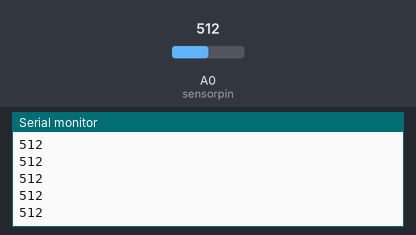
The sketch below on a simulated Arduino Uno, built with avr-gcc and run on an emulated ATmega328P. Parts: the last lines printed to the serial monitor. The test bench sets the inputs (shaded band); at power-on: A0 (sensorpin) = 512.

Above: at 1.2 s.
1.3 s: A0 (sensorpin) set to 716
At 2.0 s:
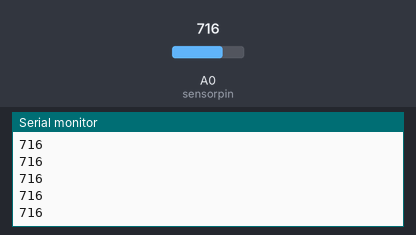
2.8 s: A0 (sensorpin) set to 900
At 3.8 s:
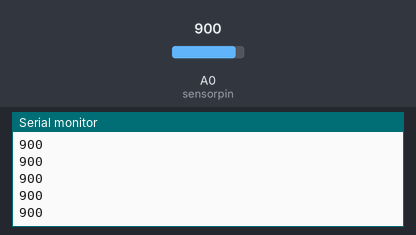
Timing chart, 0 to 5.8 s (numbered marks = the images above; inputs shaded):
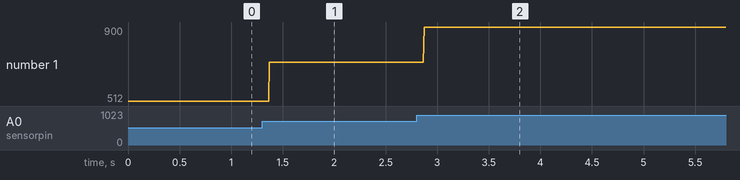

Measured:
- after the input at 1.3 s, the serial monitor: prints a new line after 0.07 s (image 1)
- after the input at 2.8 s, the serial monitor: prints a new line after 0.07 s (image 2)
- plotted number 1: 512 → 716 after the input at 1.3 s, 716 → 900 after the input at 2.8 s

The sketch:

pot.ino
```cpp
int sensorpin = A0; /* analog yazarken A yazmamız gerek */
int sensorvalue = 0;
void setup() {
  // put your setup code here, to run once:
  /* declare the ledpin as an output */
  pinMode(sensorpin, OUTPUT);
  Serial.begin(9600);
}

void loop() {
  // put your main code here, to run repeatedly:
  /* read the value from the sensor */
  sensorvalue = analogRead (sensorpin);
  Serial.println(sensorvalue);
}
```
